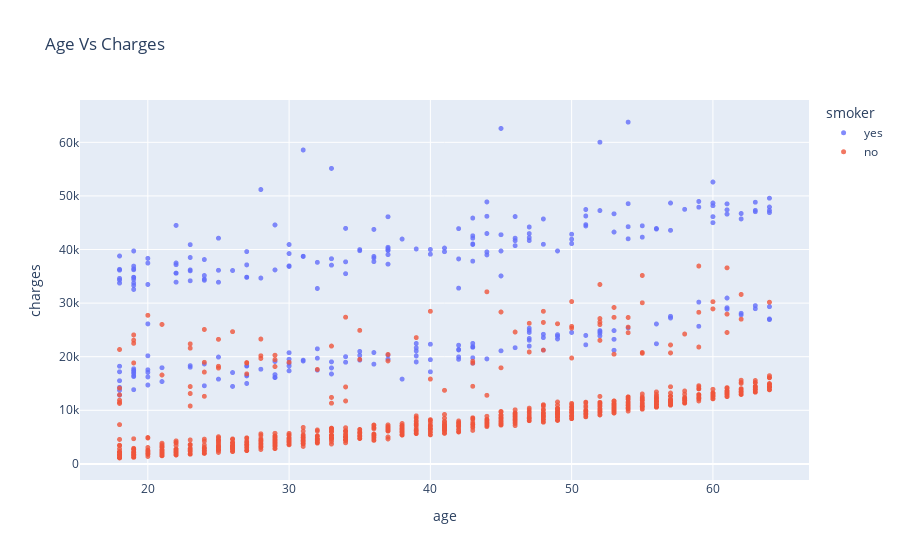
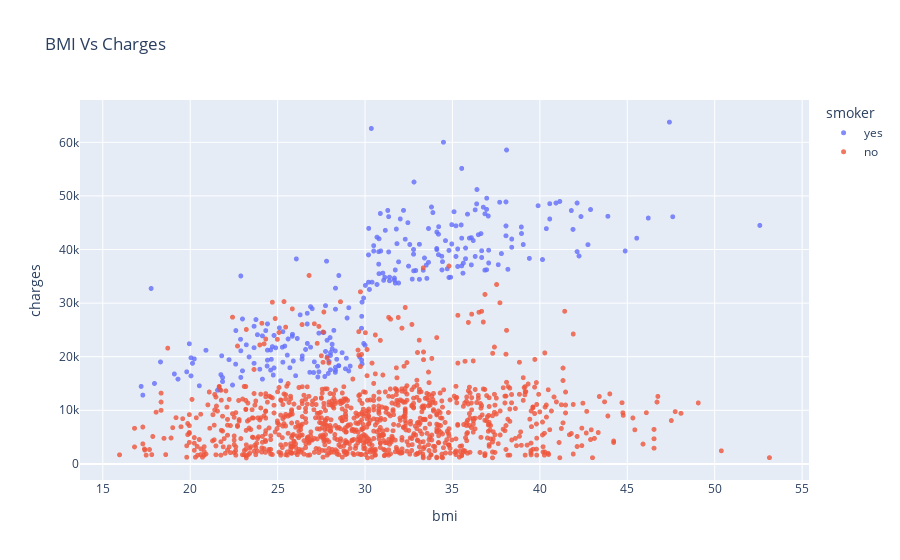

Notebook code cell kept with these figures, in order:
### Markdown cell above
<b>For visualizing the number of data points and the relationship between two variables,
we use a scatter plot (after looking at histograms for distribution)</b>

### Code cell
# Visualizing the relationship between age and charges
fig = px.scatter(
    medical_data,
    x='age',
    y='charges',
    color='smoker',
    opacity=0.8,
    hover_data='sex',
    title='Age Vs Charges'
)
fig.update_traces(marker_size=5)
fig.show()

# Visualizing the relationship between BMI and charges
fig = px.scatter(
    medical_data,
    x='bmi',
    y='charges',
    color='smoker',
    opacity=0.8,
    hover_data='sex',
    title='BMI Vs Charges'
)
fig.update_traces(marker_size=5)
fig.show()

# Insight:
# - For smokers, increasing BMI appears to be associated with higher medical charges.
# - For non-smokers, there seems to be no clear relationship between BMI and charges.

### Figure 1 — Plotly figure (JSON) as saved in the notebook; plotly's stock layout.template omitted (floating-point values rounded to 4 significant figures; data arrays with more than 128 entries replaced by an {"elided": "..."} marker saying what was removed)
{"data": [{"customdata": {"elided": "274x1 str values"}, "hovertemplate": "smoker=yes<br>age=%{x}<br>charges=%{y}<br>sex=%{customdata[0]}<extra></extra>", "legendgroup": "yes", "marker": {"color": "#636efa", "opacity": 0.8, "size": 5, "symbol": "circle"}, "mode": "markers", "name": "yes", "showlegend": true, "type": "scattergl", "x": {"elided": "274 int values"}, "xaxis": "x", "y": {"elided": "274 float values"}, "yaxis": "y"}, {"customdata": {"elided": "1064x1 str values"}, "hovertemplate": "smoker=no<br>age=%{x}<br>charges=%{y}<br>sex=%{customdata[0]}<extra></extra>", "legendgroup": "no", "marker": {"color": "#EF553B", "opacity": 0.8, "size": 5, "symbol": "circle"}, "mode": "markers", "name": "no", "showlegend": true, "type": "scattergl", "x": {"elided": "1064 int values"}, "xaxis": "x", "y": {"elided": "1064 float values"}, "yaxis": "y"}], "layout": {"legend": {"title": {"text": "smoker"}, "tracegroupgap": 0}, "title": {"text": "Age Vs Charges"}, "xaxis": {"anchor": "y", "domain": [0, 1], "title": {"text": "age"}}, "yaxis": {"anchor": "x", "domain": [0, 1], "title": {"text": "charges"}}}}

### Figure 2 — Plotly figure (JSON) as saved in the notebook; plotly's stock layout.template omitted (floating-point values rounded to 4 significant figures; data arrays with more than 128 entries replaced by an {"elided": "..."} marker saying what was removed)
{"data": [{"customdata": {"elided": "274x1 str values"}, "hovertemplate": "smoker=yes<br>bmi=%{x}<br>charges=%{y}<br>sex=%{customdata[0]}<extra></extra>", "legendgroup": "yes", "marker": {"color": "#636efa", "opacity": 0.8, "size": 5, "symbol": "circle"}, "mode": "markers", "name": "yes", "showlegend": true, "type": "scattergl", "x": {"elided": "274 float values"}, "xaxis": "x", "y": {"elided": "274 float values"}, "yaxis": "y"}, {"customdata": {"elided": "1064x1 str values"}, "hovertemplate": "smoker=no<br>bmi=%{x}<br>charges=%{y}<br>sex=%{customdata[0]}<extra></extra>", "legendgroup": "no", "marker": {"color": "#EF553B", "opacity": 0.8, "size": 5, "symbol": "circle"}, "mode": "markers", "name": "no", "showlegend": true, "type": "scattergl", "x": {"elided": "1064 float values"}, "xaxis": "x", "y": {"elided": "1064 float values"}, "yaxis": "y"}], "layout": {"legend": {"title": {"text": "smoker"}, "tracegroupgap": 0}, "title": {"text": "BMI Vs Charges"}, "xaxis": {"anchor": "y", "domain": [0, 1], "title": {"text": "bmi"}}, "yaxis": {"anchor": "x", "domain": [0, 1], "title": {"text": "charges"}}}}
